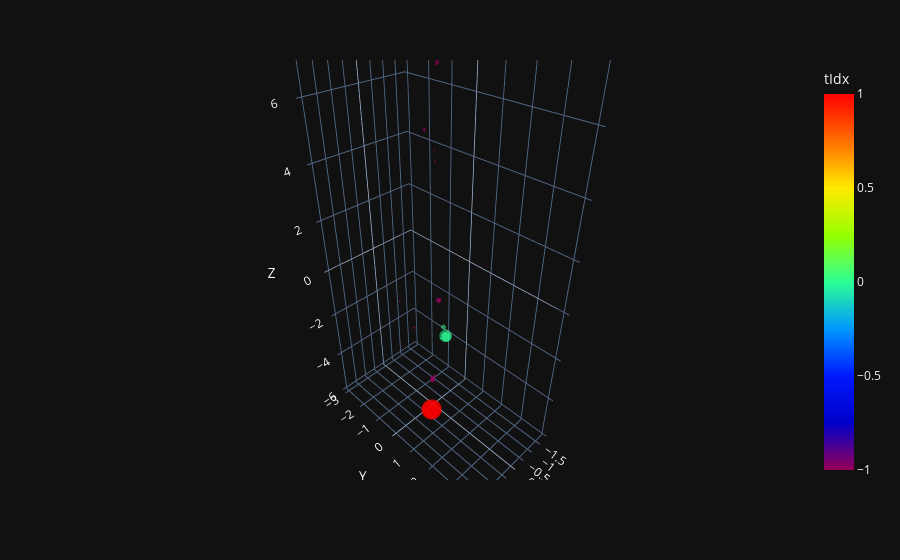

The notebook cell saved with this chart:
### Code cell
# plotly 3d plot of result["pred"], colored by result["GT_cluster"]
from src.plotting.plot_coordinates import plot_coordinates
filt = result["event_idx"] == 15
# normalized coordinates
norm_coords = result["pred"][filt, 1:4] #/ np.linalg.norm(result["pred"][filt, 1:4] , axis=1 ,keepdims=1)
pt = torch.tensor(result["pt"][filt])
plot_coordinates(norm_coords, torch.tensor(result["pt"][filt]), torch.tensor(result["GT_cluster"][filt])).show()

### Figure 1 — Plotly figure (JSON) as saved in the notebook; plotly's stock layout.template omitted (floating-point values rounded to 4 significant figures)
{"data": [{"hovertemplate": "X=%{x}<br>Y=%{y}<br>Z=%{z}<br>pt=%{marker.size}<br>tIdx=%{marker.color}<extra></extra>", "legendgroup": "", "marker": {"color": [-1.0, -1.0, -1.0, -1.0, -1.0, -1.0, -1.0, -1.0, -1.0, -1.0, -1.0, -1.0, -1.0, -1.0, -1.0, 0.0, -1.0, -1.0, 0.0, 0.0, -1.0, 0.0, -1.0, 0.0, -1.0, -1.0, 0.0, -1.0, 1.0, 1.0, 1.0, 1.0], "coloraxis": "coloraxis", "opacity": 0.5, "size": [5.429, 0.6082, 1.973, 1.316, 2.734, 0.6446, 1.969, 0.6289, 0.5109, 1.171, 1.159, 1.191, 2.055, 1.334, 2.036, 43.18, 7.18, 6.838, 0.7991, 6.54, 5.936, 19.34, 6.376, 28.59, 5.872, 5.258, 0.9352, 4.381, 58.22, 113.5, 108.6, 93.2], "sizemode": "area", "sizeref": 0.2838, "symbol": "circle", "line": {"width": 0}}, "mode": "markers", "name": "", "scene": "scene", "showlegend": false, "x": [0.4765, 2.06, 0.7961, 0.4924, 1.504, 0.51, 0.7964, 0.496, 0.496, -1.197, -1.201, 0.4548, 0.4885, -0.9394, 1.464, -1.388, -1.774, -1.774, -1.558, -1.515, -1.775, -1.381, -0.07535, -1.402, -0.08169, -0.09156, -1.573, -0.1134, 0.5201, 0.4879, 0.4892, 0.4967], "y": [0.7627, 3.982, 0.9171, 0.6866, 1.359, 0.8155, 0.9175, 0.7961, 0.7655, -2.334, -2.341, 0.6275, 0.7497, -2.924, 1.326, -0.6973, -1.463, -1.463, -1.144, -0.9294, -1.463, -0.6879, -0.1053, -0.6617, -0.1155, -0.1316, -0.8759, -0.1666, 0.4212, 0.3869, 0.3878, 0.3935], "z": [7.322, 3.702, -3.151, 4.771, 6.066, 7.479, -3.15, 7.526, 7.372, -4.202, -4.192, 5.064, 7.274, -2.937, 6.063, -3.712, -2.535, -2.535, -4.269, -3.468, -2.533, -3.757, -4.834, -3.751, -4.818, -4.801, -3.853, -4.787, -5.682, -5.67, -5.674, -5.693], "type": "scatter3d"}], "layout": {"scene": {"domain": {"x": [0.0, 1.0], "y": [0.0, 1.0]}, "xaxis": {"title": {"text": "X"}}, "yaxis": {"title": {"text": "Y"}}, "zaxis": {"title": {"text": "Z"}}}, "coloraxis": {"colorbar": {"title": {"text": "tIdx"}}, "colorscale": [[0.0, "rgb(150,0,90)"], [0.125, "rgb(0,0,200)"], [0.25, "rgb(0,25,255)"], [0.375, "rgb(0,152,255)"], [0.5, "rgb(44,255,150)"], [0.625, "rgb(151,255,0)"], [0.75, "rgb(255,234,0)"], [0.875, "rgb(255,111,0)"], [1.0, "rgb(255,0,0)"]]}, "legend": {"tracegroupgap": 0, "itemsizing": "constant"}, "margin": {"t": 60}}}
